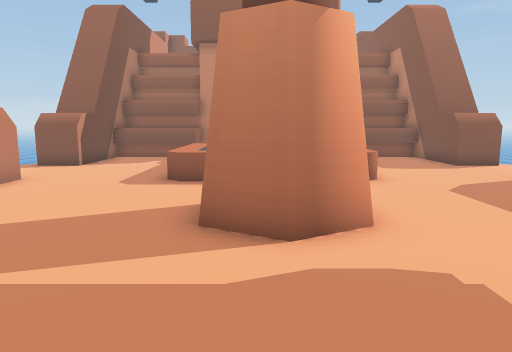
View 1 (above)

16 first-person views from a walk through a Unity game level. The camera is 1.5 m above the floor, tilts 8° down and sees 70° across. The floor is counted in squares, 1 m on a side. Each view is taken from the middle of a square. On the plan, view 1 faces up. The plan holds only what a view shows up to about 16 squares ahead; the rest is blank. The place goes on beyond the plan. The player is left out. Some surface patterns are stand-ins.

View 2
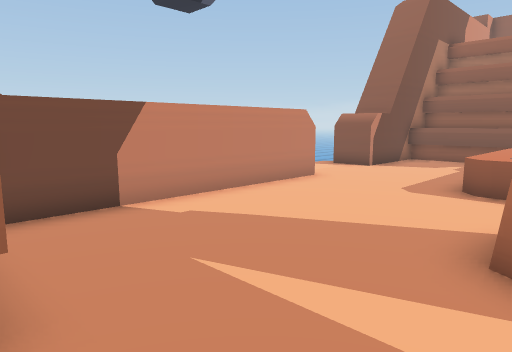

View 3
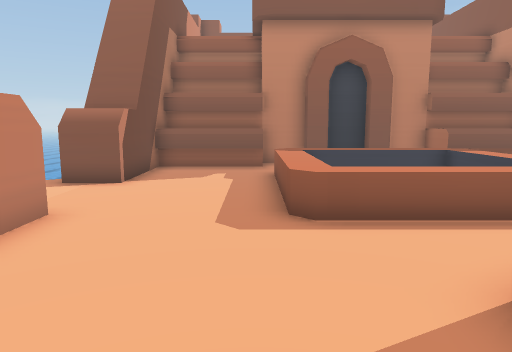

View 4
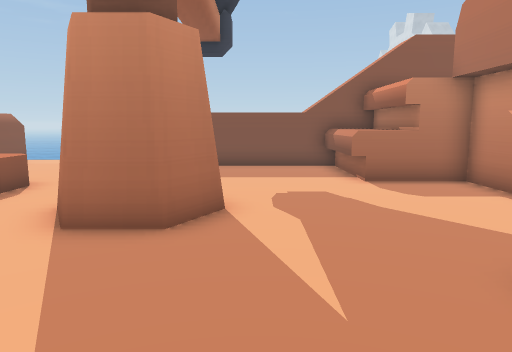

View 5
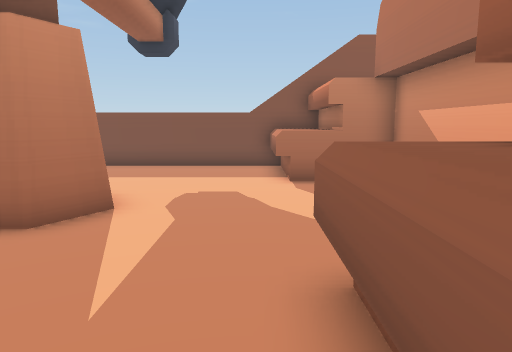

View 6
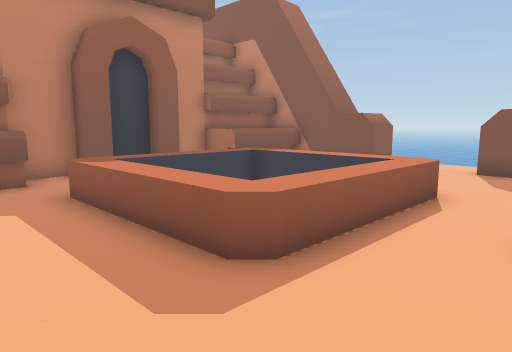

View 7
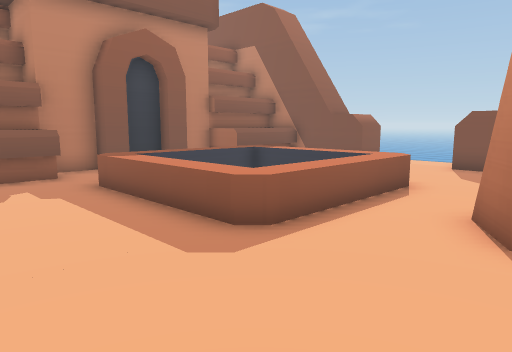

View 8
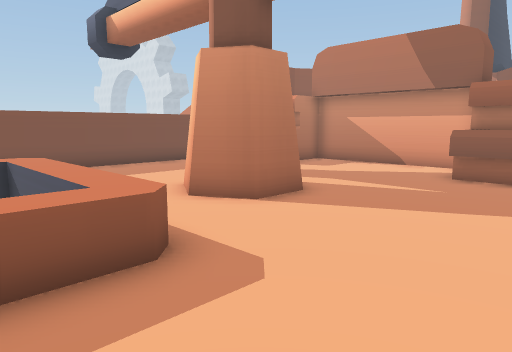

View 9
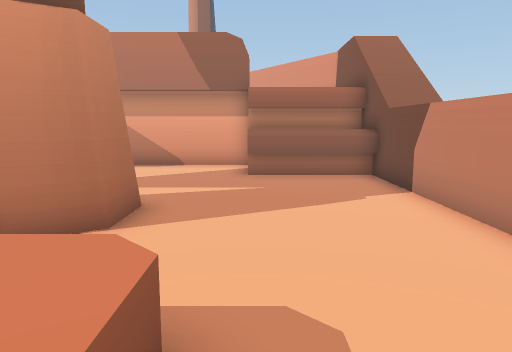

View 10
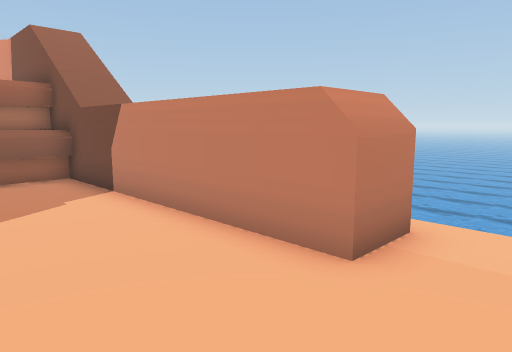

View 11
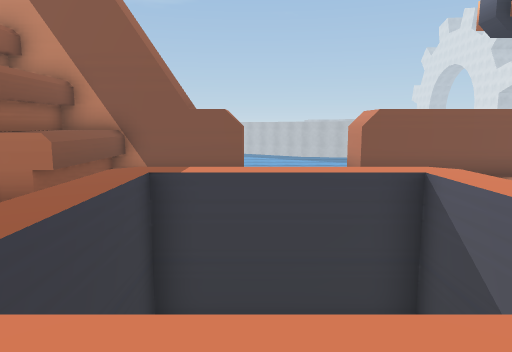

View 12
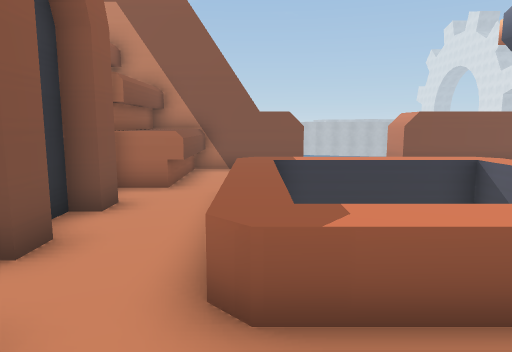

View 13
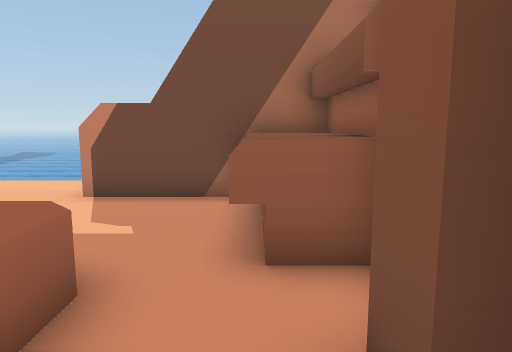

View 14
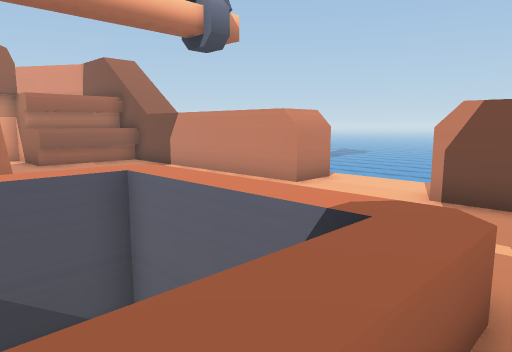

View 15
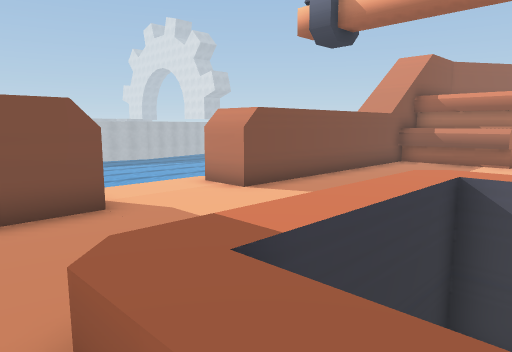

View 16
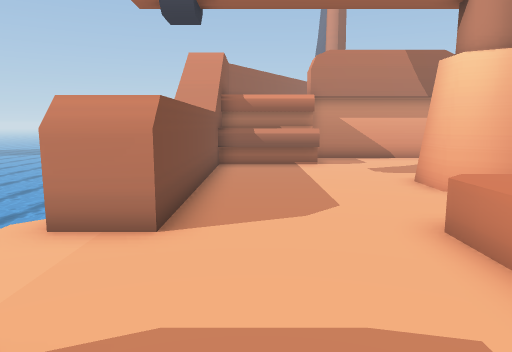

### Floor plan
Key: @ floor where view 1 was taken; # wall or solid block; . floor; = window, fence, low wall or low ledge; ≈ water the walk keeps out of; ^ raised ledge.
Columns run from 9 left of view 1 to 10 right of it. Each row starts with its distance up from view 1.
 19    ######  ######
 18   ####=.####.=####
 17   #^^^^......^^^^#
 16   #..............#
 15   #....^^^^^^....#
 14 ≈##....^    ^....##
 13 ≈......^    ^......
 12 ≈......^    ^......≈
 11 ≈......^    ^......≈
 10 ≈##....^^^^^^....##≈
  9   #..............#
  8   #..............#
  7   #.....###......#
  6   #.....###......#
  5   #......##......#
  4   #..............#
  3   #..............#
  2   #..............#
  1   #^^^^......^^^^#
  0   ####=..@...=####
 -1      ##......##
 -2       ########

Where each view was taken, in squares from view 1:
view 1: 0 up, 0 right, facing up
view 2: 1 up, 0 right, facing up-left
view 3: 4 up, 3 left, facing up
view 4: 4 up, 6 left, facing right
view 5: 2 up, 6 left, facing right
view 6: 7 up, 5 left, facing up-right
view 7: 6 up, 6 left, facing up-right
view 8: 12 up, 6 left, facing down-right
view 9: 12 up, 3 left, facing down
view 10: 12 up, 3 left, facing down-left
view 11: 13 up, 3 left, facing right
view 12: 15 up, 5 left, facing right
view 13: 17 up, 1 right, facing left
view 14: 16 up, 1 right, facing down-left
view 15: 16 up, 1 right, facing down-right
view 16: 15 up, 6 right, facing down
